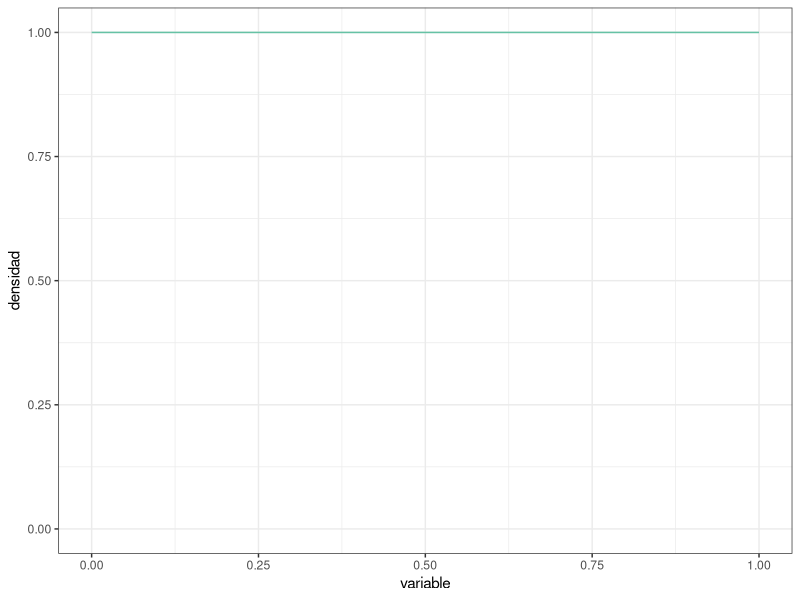
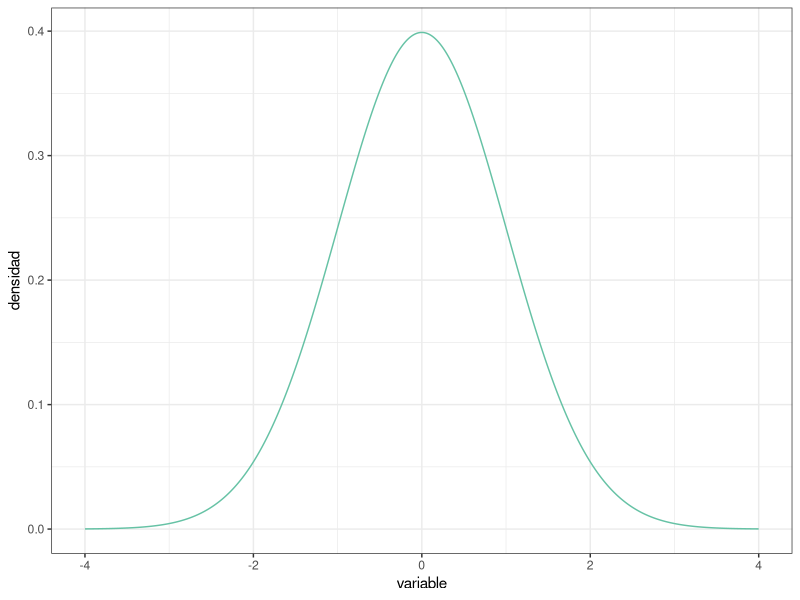
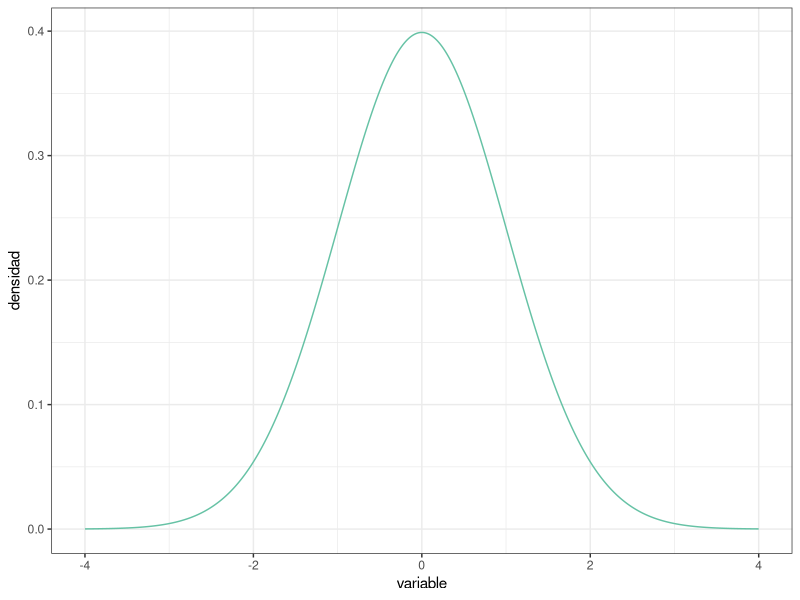
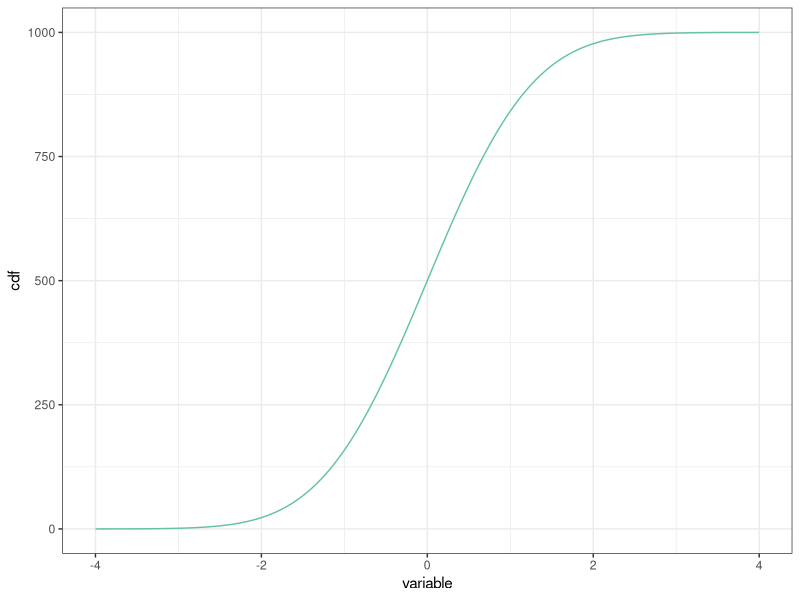
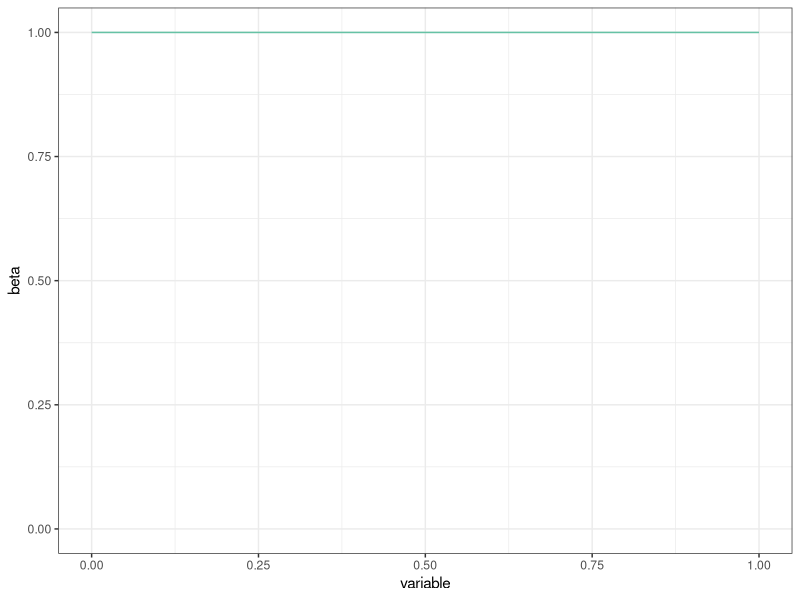
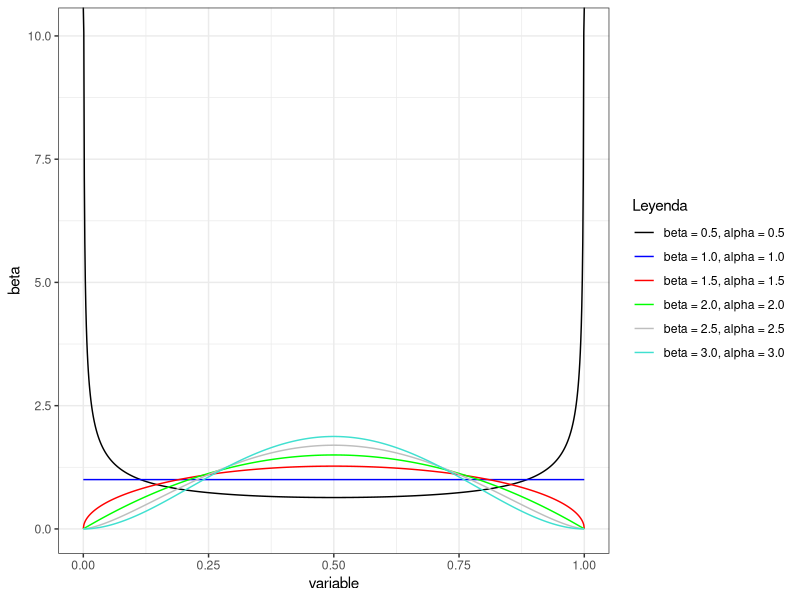
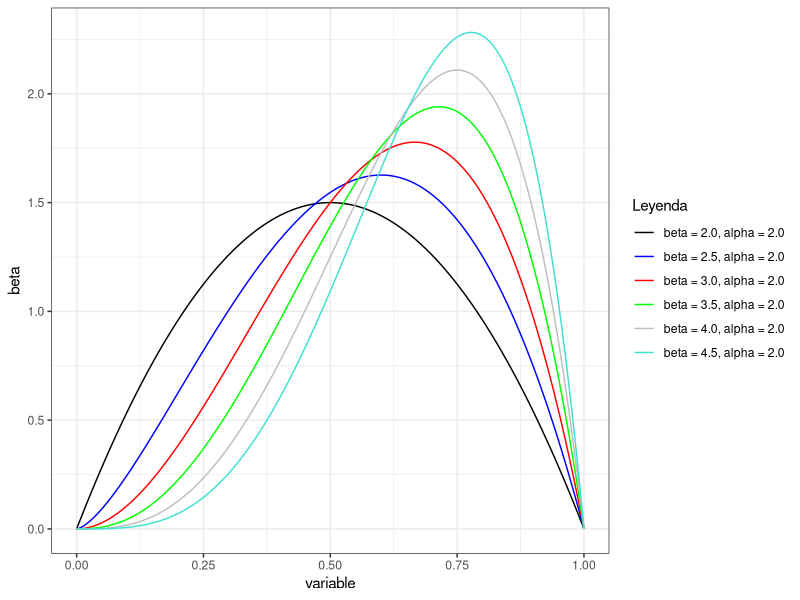
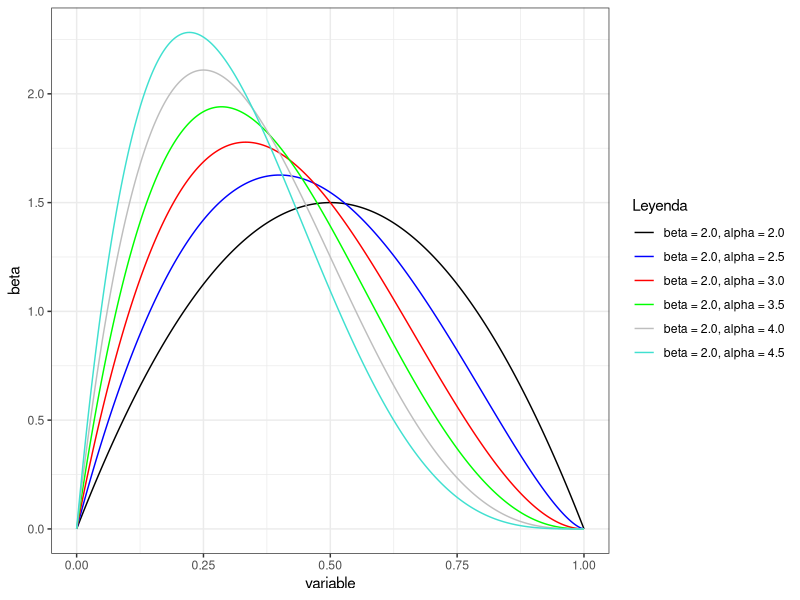

Write R code to recreate these figures, in order.
## ---- chunk 1
#| message: false

# Paquetes:
library(tidyverse)
library(RColorBrewer)


# Configuración de la salida gráfica:

PALETA <- brewer.pal(8, "Set2") # Colores por defecto
color_defecto  <- PALETA[1]
options(ggplot2.discrete.colour = PALETA)

theme_set(theme_bw()) # Tema "neutro" para la representación gráfica
## ---- chunk 2
PREC     <- 1e-3 # Precisión para representar la función de densidad (milésimas)
DENS_INF <- 0    # Rango inferior de la función de densidad
DENS_SUP <- 1    # Rango superior de la función de densidad

uniforme <- tibble( # Esta función crea un "data.frame" o tabla de datos
  variable = seq(from = DENS_INF, to = DENS_SUP, by = PREC),
  densidad = variable |> dunif(min = DENS_INF, max = DENS_SUP)
)

uniforme |> glimpse() # Muestra el objeto con los datos, contiene 2 columnas 

uniforme |> # Usando la tabla de datos antes creada, crea un objeto gráfico
  ggplot(mapping = aes(x = variable, y = densidad)) + # "Mapea" columnas a
                                                      #   coordenadas
  geom_line(color = color_defecto) + # Representa mediante una línea continua
  
  ylim( # Fija el límite inferior a 0 para mostrar el eje y completo:
    0,  # (Usa la propia distribución para establecer el límite superior)
    uniforme |> pull(densidad) |> max()
  )
## ---- chunk 3
DENS_INF <- -4 # Usamos un rango más adecuado para la normal estandarizada
DENS_SUP <-  4

normal <- tibble( # Reutilizamos `PREC` del "chunk" de código anterior
  variable = seq(from = DENS_INF, to = DENS_SUP, by = PREC),
  densidad = variable |> dnorm()
)

# Al cubrir la distribución el rango desde 0 hasta el máximo, en este caso no
#   es necesario establecer los límites manualmente
normal |>
  ggplot(mapping = aes(x = variable, y = densidad)) +
  geom_line(color = color_defecto)
## ---- chunk 4
uniforme |> summarize(integral = PREC * sum(densidad))
## ---- chunk 5
uniforme |> summarize(
  integral = PREC * (sum(densidad) - 0.5 * (first(densidad) + last(densidad)))
)
## ---- chunk 6
normal |> summarize(
  integral = sum(densidad) * PREC
)
## ---- chunk 7
tibble( # Ampliando el rango a [-10, 10]:
  variable = seq(from = -10, to = 10, by = PREC),
  densidad = variable |> dnorm()
) |>
  summarize(integral = sum(densidad) * PREC)

tibble( # Usando precisión de "millonésimas":
  variable = seq(from = DENS_INF, to = DENS_SUP, by = 1e-6),
  densidad = variable |> dnorm()
) |>
  summarize(integral = sum(densidad) * 1e-6) # Misma precisión en la integral
## ---- chunk 8
uniforme |> summarize(
  integral = PREC * sum(densidad),
  integral = integral / integral # Normalización
)

normal |> summarize(
  integral = PREC * sum(densidad),
  integral = integral / integral # Normalización
)
## ---- chunk 9
max(normal$densidad)
## ---- chunk 10
normal |>
  ggplot(mapping = aes(x = variable, y = densidad)) +
  geom_line(color = color_defecto)
## ---- chunk 11
subset(normal, variable == 0)$densidad
## ---- chunk 12

normal$cdf <- cumsum(normal$densidad)

head(normal$cdf)
tail(normal$cdf)

## ---- chunk 13

normal |>
  ggplot(mapping = aes(x = variable, y = cdf)) +
  geom_line(color = color_defecto)

## ---- chunk 14
print(round(sum(normal$variable * normal$densidad) * PREC),5)
## ---- chunk 15
beta <- tibble(variable = seq(from = 0, to = 1, by = PREC),
               beta = dbeta(variable, shape1 = 1, shape2 = 1))

beta |>
  ggplot(mapping = aes(x = variable, y = beta)) +
  geom_line(color = color_defecto) +
  ylim(0, uniforme |> pull(densidad) |> max())
## ---- chunk 16
beta_ejemplo_1 <- tibble(variable = seq(from = 0, to = 1, by = PREC),
               beta = dbeta(variable, shape1 = 0.5, shape2 = 0.5))

beta_ejemplo_2 <- tibble(variable = seq(from = 0, to = 1, by = PREC),
               beta = dbeta(variable, shape1 = 1, shape2 = 1))

beta_ejemplo_3 <- tibble(variable = seq(from = 0, to = 1, by = PREC),
               beta = dbeta(variable, shape1 = 1.5, shape2 = 1.5))

beta_ejemplo_4 <- tibble(variable = seq(from = 0, to = 1, by = PREC),
               beta = dbeta(variable, shape1 = 2, shape2 = 2))

beta_ejemplo_5 <- tibble(variable = seq(from = 0, to = 1, by = PREC),
               beta = dbeta(variable, shape1 = 2.5, shape2 = 2.5))

beta_ejemplo_6 <- tibble(variable = seq(from = 0, to = 1, by = PREC),
               beta = dbeta(variable, shape1 = 3, shape2 = 3))

ggplot() + 
  geom_line(data = beta_ejemplo_1, aes(x = variable, y = beta, color = "beta = 0.5, alpha = 0.5")) + 
  geom_line(data = beta_ejemplo_2, aes(x = variable, y = beta, color = "beta = 1.0, alpha = 1.0")) + 
  geom_line(data = beta_ejemplo_3, aes(x = variable, y = beta, color = "beta = 1.5, alpha = 1.5")) + 
  geom_line(data = beta_ejemplo_4, aes(x = variable, y = beta, color = "beta = 2.0, alpha = 2.0")) + 
  geom_line(data = beta_ejemplo_5, aes(x = variable, y = beta, color = "beta = 2.5, alpha = 2.5")) + 
  geom_line(data = beta_ejemplo_6, aes(x = variable, y = beta, color = "beta = 3.0, alpha = 3.0")) + 
  scale_color_manual(name = "Leyenda",
                     values = c("beta = 0.5, alpha = 0.5" = "black", "beta = 1.0, alpha = 1.0" = "blue",
                                 "beta = 1.5, alpha = 1.5" = "red", "beta = 2.0, alpha = 2.0" = "green",
                                 "beta = 2.5, alpha = 2.5" = "grey", "beta = 3.0, alpha = 3.0" = "turquoise"))

rm(beta_ejemplo_1, beta_ejemplo_2, beta_ejemplo_3, beta_ejemplo_4, beta_ejemplo_5, beta_ejemplo_6)
## ---- chunk 17
beta_ejemplo_1 <- tibble(variable = seq(from = 0, to = 1, by = PREC),
               beta = dbeta(variable, shape1 = 2, shape2 = 2))

beta_ejemplo_2 <- tibble(variable = seq(from = 0, to = 1, by = PREC),
               beta = dbeta(variable, shape1 = 2.5, shape2 = 2))

beta_ejemplo_3 <- tibble(variable = seq(from = 0, to = 1, by = PREC),
               beta = dbeta(variable, shape1 = 3, shape2 = 2))

beta_ejemplo_4 <- tibble(variable = seq(from = 0, to = 1, by = PREC),
               beta = dbeta(variable, shape1 = 3.5, shape2 = 2))

beta_ejemplo_5 <- tibble(variable = seq(from = 0, to = 1, by = PREC),
               beta = dbeta(variable, shape1 = 4, shape2 = 2))

beta_ejemplo_6 <- tibble(variable = seq(from = 0, to = 1, by = PREC),
               beta = dbeta(variable, shape1 = 4.5, shape2 = 2))

ggplot() + 
  geom_line(data = beta_ejemplo_1, aes(x = variable, y = beta, color = "beta = 2.0, alpha = 2.0")) + 
  geom_line(data = beta_ejemplo_2, aes(x = variable, y = beta, color = "beta = 2.5, alpha = 2.0")) + 
  geom_line(data = beta_ejemplo_3, aes(x = variable, y = beta, color = "beta = 3.0, alpha = 2.0")) + 
  geom_line(data = beta_ejemplo_4, aes(x = variable, y = beta, color = "beta = 3.5, alpha = 2.0")) + 
  geom_line(data = beta_ejemplo_5, aes(x = variable, y = beta, color = "beta = 4.0, alpha = 2.0")) + 
  geom_line(data = beta_ejemplo_6, aes(x = variable, y = beta, color = "beta = 4.5, alpha = 2.0")) + 
  scale_color_manual(name = "Leyenda",
                     values = c("beta = 2.0, alpha = 2.0" = "black", "beta = 2.5, alpha = 2.0" = "blue",
                                 "beta = 3.0, alpha = 2.0" = "red", "beta = 3.5, alpha = 2.0" = "green",
                                 "beta = 4.0, alpha = 2.0" = "grey", "beta = 4.5, alpha = 2.0" = "turquoise"))

rm(beta_ejemplo_1, beta_ejemplo_2, beta_ejemplo_3, beta_ejemplo_4, beta_ejemplo_5, beta_ejemplo_6)
## ---- chunk 18
beta_ejemplo_1 <- tibble(variable = seq(from = 0, to = 1, by = PREC),
               beta = dbeta(variable, shape1 = 2, shape2 = 2))

beta_ejemplo_2 <- tibble(variable = seq(from = 0, to = 1, by = PREC),
               beta = dbeta(variable, shape1 = 2, shape2 = 2.5))

beta_ejemplo_3 <- tibble(variable = seq(from = 0, to = 1, by = PREC),
               beta = dbeta(variable, shape1 = 2, shape2 = 3))

beta_ejemplo_4 <- tibble(variable = seq(from = 0, to = 1, by = PREC),
               beta = dbeta(variable, shape1 = 2, shape2 = 3.5))

beta_ejemplo_5 <- tibble(variable = seq(from = 0, to = 1, by = PREC),
               beta = dbeta(variable, shape1 = 2, shape2 = 4))

beta_ejemplo_6 <- tibble(variable = seq(from = 0, to = 1, by = PREC),
               beta = dbeta(variable, shape1 = 2, shape2 = 4.5))

ggplot() + 
  geom_line(data = beta_ejemplo_1, aes(x = variable, y = beta, color = "beta = 2.0, alpha = 2.0")) + 
  geom_line(data = beta_ejemplo_2, aes(x = variable, y = beta, color = "beta = 2.0, alpha = 2.5")) + 
  geom_line(data = beta_ejemplo_3, aes(x = variable, y = beta, color = "beta = 2.0, alpha = 3.0")) + 
  geom_line(data = beta_ejemplo_4, aes(x = variable, y = beta, color = "beta = 2.0, alpha = 3.5")) + 
  geom_line(data = beta_ejemplo_5, aes(x = variable, y = beta, color = "beta = 2.0, alpha = 4.0")) + 
  geom_line(data = beta_ejemplo_6, aes(x = variable, y = beta, color = "beta = 2.0, alpha = 4.5")) + 
  scale_color_manual(name = "Leyenda",
                     values = c("beta = 2.0, alpha = 2.0" = "black", "beta = 2.0, alpha = 2.5" = "blue",
                                 "beta = 2.0, alpha = 3.0" = "red", "beta = 2.0, alpha = 3.5" = "green",
                                 "beta = 2.0, alpha = 4.0" = "grey", "beta = 2.0, alpha = 4.5" = "turquoise"))

rm(beta_ejemplo_1, beta_ejemplo_2, beta_ejemplo_3, beta_ejemplo_4, beta_ejemplo_5, beta_ejemplo_6)
## ---- chunk 19
beta_ejemplo_1 <- tibble(variable = seq(from = 0, to = 1, by = PREC),
               beta = dbeta(variable, shape1 = 1, shape2 = 1))

beta_ejemplo_2 <- tibble(variable = seq(from = 0, to = 1, by = PREC),
               beta = dbeta(variable, shape1 = 1.1, shape2 = 1.1))

beta_ejemplo_3 <- tibble(variable = seq(from = 0, to = 1, by = PREC),
               beta = dbeta(variable, shape1 = 1.2, shape2 = 1.2))

beta_ejemplo_4 <- tibble(variable = seq(from = 0, to = 1, by = PREC),
               beta = dbeta(variable, shape1 = 1.3, shape2 = 1.3))

beta_ejemplo_5 <- tibble(variable = seq(from = 0, to = 1, by = PREC),
               beta = dbeta(variable, shape1 = 1.4, shape2 = 1.4))

beta_ejemplo_6 <- tibble(variable = seq(from = 0, to = 1, by = PREC),
               beta = dbeta(variable, shape1 = 1.5, shape2 = 1.5))

ggplot() + 
  geom_line(data = beta_ejemplo_1, aes(x = variable, y = beta, color = "beta = 1.0, alpha = 1.0")) + 
  geom_line(data = beta_ejemplo_2, aes(x = variable, y = beta, color = "beta = 1.1, alpha = 1.1")) + 
  geom_line(data = beta_ejemplo_3, aes(x = variable, y = beta, color = "beta = 1.2, alpha = 1.2")) + 
  geom_line(data = beta_ejemplo_4, aes(x = variable, y = beta, color = "beta = 1.3, alpha = 1.3")) + 
  geom_line(data = beta_ejemplo_5, aes(x = variable, y = beta, color = "beta = 1.4, alpha = 1.4")) + 
  geom_line(data = beta_ejemplo_6, aes(x = variable, y = beta, color = "beta = 1.5, alpha = 1.5")) + 
  scale_color_manual(name = "Leyenda",
                     values = c("beta = 1.0, alpha = 1.0" = "black", "beta = 1.1, alpha = 1.1" = "blue",
                                 "beta = 1.2, alpha = 1.2" = "red", "beta = 1.3, alpha = 1.3" = "green",
                                 "beta = 1.4, alpha = 1.4" = "grey", "beta = 1.5, alpha = 1.5" = "turquoise"))

rm(beta_ejemplo_1, beta_ejemplo_2, beta_ejemplo_3, beta_ejemplo_4, beta_ejemplo_5, beta_ejemplo_6)
## ---- chunk 20
beta_ejemplo_1 <- tibble(variable = seq(from = 0, to = 1, by = PREC),
               beta = dbeta(variable, shape1 = 1, shape2 = 1))

beta_ejemplo_2 <- tibble(variable = seq(from = 0, to = 1, by = PREC),
               beta = dbeta(variable, shape1 = 0.9, shape2 = 0.9))

beta_ejemplo_3 <- tibble(variable = seq(from = 0, to = 1, by = PREC),
               beta = dbeta(variable, shape1 = 0.8, shape2 = 0.8))

beta_ejemplo_4 <- tibble(variable = seq(from = 0, to = 1, by = PREC),
               beta = dbeta(variable, shape1 = 0.7, shape2 = 0.7))

beta_ejemplo_5 <- tibble(variable = seq(from = 0, to = 1, by = PREC),
               beta = dbeta(variable, shape1 = 0.6, shape2 = 0.6))

beta_ejemplo_6 <- tibble(variable = seq(from = 0, to = 1, by = PREC),
               beta = dbeta(variable, shape1 = 0.5, shape2 = 0.5))

ggplot() + 
  geom_line(data = beta_ejemplo_1, aes(x = variable, y = beta, color = "beta = 1.0, alpha = 1.0")) + 
  geom_line(data = beta_ejemplo_2, aes(x = variable, y = beta, color = "beta = 0.9, alpha = 0.9")) + 
  geom_line(data = beta_ejemplo_3, aes(x = variable, y = beta, color = "beta = 0.8, alpha = 0.8")) + 
  geom_line(data = beta_ejemplo_4, aes(x = variable, y = beta, color = "beta = 0.7, alpha = 0.7")) + 
  geom_line(data = beta_ejemplo_5, aes(x = variable, y = beta, color = "beta = 0.6, alpha = 0.6")) + 
  geom_line(data = beta_ejemplo_6, aes(x = variable, y = beta, color = "beta = 0.5, alpha = 0.5")) + 
  scale_color_manual(name = "Leyenda",
                     values = c("beta = 1.0, alpha = 1.0" = "black", "beta = 0.9, alpha = 0.9" = "blue",
                                 "beta = 0.8, alpha = 0.8" = "red", "beta = 0.7, alpha = 0.7" = "green",
                                 "beta = 0.6, alpha = 0.6" = "grey", "beta = 0.5, alpha = 0.5" = "turquoise"))

rm(beta_ejemplo_1, beta_ejemplo_2, beta_ejemplo_3, beta_ejemplo_4, beta_ejemplo_5, beta_ejemplo_6)
## ---- chunk 21

beta_previa <- tibble(variable = seq(from = 0, to = 1, by = PREC),
               beta = dbeta(variable, shape1 = 1, shape2 = 1))

beta_previa |>
  ggplot(mapping = aes(x = variable, y = beta)) +
  geom_line(color = color_defecto) +
  ylim(0, uniforme |> pull(densidad) |> max())

## ---- chunk 22
aceptacion_muestra <- tibble(
  id_participante   = 1:22,
  resp_descarga_app = c(
    "Si", "Si", "No", "No", "Si", "Si", "Si", "Si", "No", "Si", "Si",
    "Si", "Si", "Si", "Si", "Si", "No", "Si", "No", "Si", "Si", "Si"
  )
)

# Pequeño código para facilitar el contar las filas "Si":

contar_si <- function(base_datos) {
sum(base_datos$resp_descarga_app == "Si")
}

contar_si(aceptacion_muestra)

## ---- chunk 23

beta_posterior <- tibble(variable = seq(from = 0, to = 1, 1/21),
               beta = dbeta(variable, shape1 = 18, shape2 = 6))

ggplot() + 
  geom_line(data = beta_previa, aes(x = variable, y = beta, color = "Distribución beta previa")) +
  geom_line(data = beta_posterior, aes(x = variable, y = beta, color = "Distribución beta posterior")) + 
  scale_color_manual(name = "Leyenda",
                     values = c("Distribución beta previa" = "black", "Distribución beta posterior" = "blue"))

## ---- chunk 24
# Media teórica de la distribución previa:

1/(1+1)

# Moda teórica de la distribución previa:

# 1-1(1+1-2) = Indefinido (como es una línea recta, todos los valores son infinitamente posibles)

# Media teórica de la distribución posterior:

18/(18+6)

# Moda teórica de la distribución posterior:

round((18-1)/(18+6-2), 3)
## ---- chunk 25
# Media empírica de la distribución previa

n_previa <- length(beta_previa$variable)

media_previa <- sum(seq(from = 0, to = 1, length.out = n_previa) * beta_previa$beta) * (1 / (n_previa - 1))

print(media_previa)

# Moda empírica de la distribución previa

moda_previa <- beta_previa$beta[which.max(beta_previa$beta)]

print(moda_previa)

# Media empírica de la distribución posterior

n_posterior <- 22

media_posterior <- sum(seq(from = 0, to = 1, length.out = 22) * beta_posterior$beta) * (1 / (n_posterior - 1))

print(media_posterior)

# Moda empírica de la distribución posterior

moda_posterior <- beta_posterior$variable[which.max(beta_posterior$beta)]
print(moda_posterior)

## ---- chunk 26
aceptacion_muestra_2 <- tibble(
  id_participante   = 1:113,
  resp_descarga_app = c(
    "Si", "Si", "No", "No", "Si", "Si", "Si", "Si", "No", "Si", "Si",
    "Si", "Si", "Si", "Si", "Si", "No", "Si", "No", "Si", "Si", "Si", 
    "No", "Si", "Si", "Si", "Si", "No", "No", "Si", "No", "Si", "Si", 
    "Si", "Si", "Si", "No", "Si", "No", "No", "Si", "No", "Si", "Si", 
    "No", "No", "No", "Si", "No", "No", "Si", "Si", "No", "No", "Si", 
    "No", "Si", "No", "No", "No", "Si", "Si", "No", "Si", "Si", "No", 
    "Si", "Si", "No", "Si", "Si", "No", "Si", "No", "Si", "No", "Si", 
    "No", "No", "No", "Si", "Si", "No", "No", "Si", "Si", "No", "No", 
    "No", "Si", "Si", "No", "Si", "Si", "No", "Si", "Si", "Si", "Si", 
    "No", "Si", "No", "No", "No", "No", "No", "Si", "No", "No", "Si", 
    "Si", "Si", "Si"
  )
)

contar_si(aceptacion_muestra_2)

## ---- chunk 27

beta_previa2 <- beta_posterior

beta_previa2 |>
  ggplot(mapping = aes(x = variable, y = beta)) +
  geom_line(color = color_defecto)

## ---- chunk 28

beta_posterior2 <- tibble(variable = seq(from = 0, to = 1, by = 1/112),
               beta = dbeta(variable, shape1 = 66, shape2 = 49))

ggplot() + 
  geom_line(data = beta_previa, aes(x = variable, y = beta, color = "Distribución beta previa 1")) + 
  geom_line(data = beta_posterior, aes(x = variable, y = beta, color = "Distribución beta previa 2")) + 
  geom_line(data = beta_posterior2, aes(x = variable, y = beta, color = "Distribución beta posterior")) + 
  scale_color_manual(name = "Leyenda",
                     values = c("Distribución beta previa 1" = "black",
                                "Distribución beta previa 2" = "blue",
                                "Distribución beta posterior" = "red"))

## ---- chunk 29
# Forma 1

round(66/(66+49),3)

#Forma 2

# Media empírica de la distribución posterior

sum(seq(from = 0, to = 1, length.out = 113) * beta_posterior2$beta) * (1 / (113 - 1))
## ---- chunk 30

# Forma 1

round((66-1)/(66+49-2), 3)

# Forma 2

beta_posterior2$variable[which.max(beta_posterior2$beta)]

## ---- chunk 31
aceptacion_muestra_total <- bind_rows(
  aceptacion_muestra, aceptacion_muestra_2
) |>
  mutate(id_participante = row_number()) # Los ID están colapsados en una serie

contar_si(aceptacion_muestra_total)
length(aceptacion_muestra_total$id_participante)
## ---- chunk 32

beta_posterior3 <- tibble(variable = seq(from = 0, to = 1, by = 1/134),
               beta = dbeta(variable, shape1 = 83, shape2 = 54))

ggplot() + 
  geom_line(data = beta_previa, aes(x = variable, y = beta, color = "Distribución beta previa 1")) + 
  geom_line(data = beta_posterior, aes(x = variable, y = beta, color = "Distribución beta previa 2")) + 
  geom_line(data = beta_posterior2, aes(x = variable, y = beta, color = "Distribución beta previa 3")) + 
  geom_line(data = beta_posterior3, aes(x = variable, y = beta, color = "Distribución beta posterior")) + 
  scale_color_manual(name = "Leyenda",
                     values = c("Distribución beta previa 1" = "black",
                                "Distribución beta previa 2" = "blue",
                                "Distribución beta previa 3" = "red",
                                "Distribución beta posterior" = "orange"))

## ---- chunk 33
# Forma 1

round(83/(83+52),3)

# Forma 2

sum(seq(from = 0, to = 1, length.out = 135) * beta_posterior3$beta) * (1 / (135 - 1))

## ---- chunk 34
# Forma 1

round((83-1)/(83+52-2), 3)

# Forma 2

beta_posterior3$variable[which.max(beta_posterior3$beta)]
## ---- chunk 35
clase_1 <- tibble(
  id     = 1:27,
  tiempo = c(
    242, 249, 278, 273, 227, 257, 276, 236, 214, 141, 200, 201, 
    228, 271, 160, 275, 156, 246, 293, 306, 263, 247, 224, 160, 277, 
    168, 250
  )
)

clase_2 <- tibble(
  id     = 1:24,
  tiempo = c(
    195, 176, 237, 258, 226, 254, 292, 212, 215, 298, 235, 244, 
    144, 227, 166, 194, 261, 187, 224, 233, 180, 167, 193, 282
  )
)
## ---- chunk 36

clase_total <- rbind(clase_1, clase_2)

# Tamaño de la muestra de información:

length(clase_total$tiempo)

# Media

mean(clase_total$tiempo)

# Varianza

var(clase_total$tiempo)

## ---- chunk 37

# Media posterior

round(((247/1156)+(51*227.8039/1901.441))/((1/1156)+(51/1901.441)),2)

# Varianza posterior

round(1/((1/1156)+(51/1901.441)),2)

## ---- chunk 38

normal_previa <- tibble(variable = seq(from = 100, to = 400, by = PREC),
                        densidad = dnorm(variable, mean = 247, sd = sqrt(1156)))

normal_posterior <- tibble(variable = seq(from = 100, to = 400, by = PREC),
                        densidad = dnorm(variable, mean = 255.65, sd = sqrt(36.16)))

ggplot() + 
  geom_line(data = normal_previa, aes(x = variable, y = densidad, color = "Distribución normal previa")) + 
  geom_line(data = normal_posterior, aes(x = variable, y = densidad, color = "Distribución normal posterior")) + 
  scale_color_manual(name = "Leyenda",
                     values = c("Distribución normal previa" = "black",
                                "Distribución normal posterior" = "blue"))

## ---- chunk 39

# Media de la distribución previa

round(sum(normal_previa$variable * normal_previa$densidad) * PREC,5)

# Moda de la distribución previa

round(max(normal_previa$densidad),5)

# Media de la distribución posterior

round(sum(normal_posterior$variable * normal_posterior$densidad) * PREC,5)

# Moda de la distribución posterior

round(max(normal_posterior$densidad),5)
